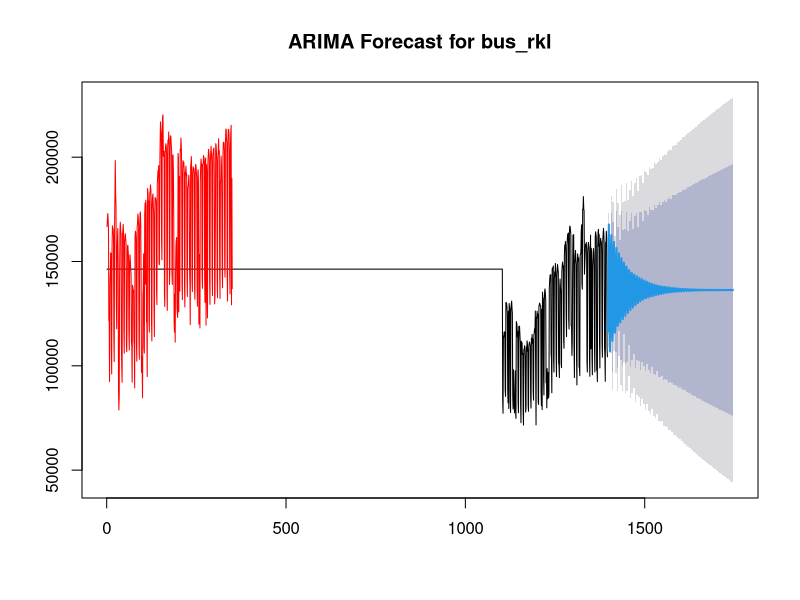
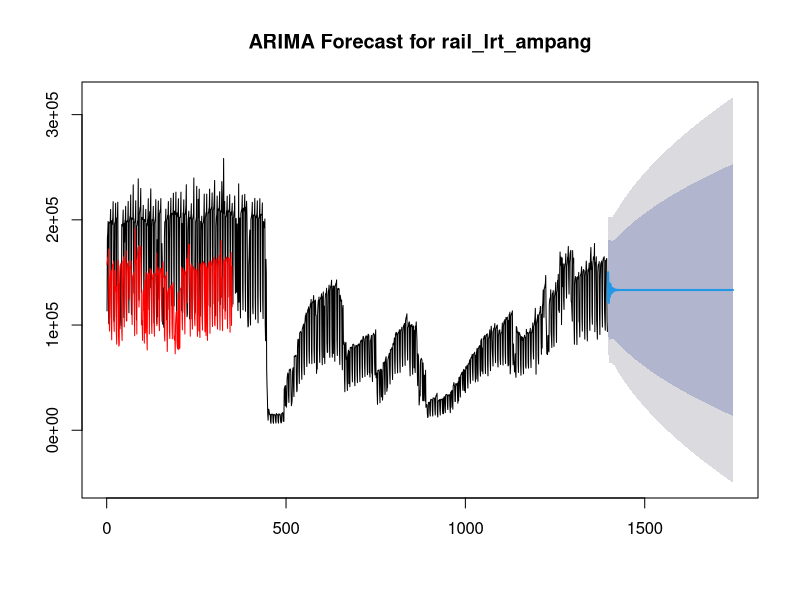
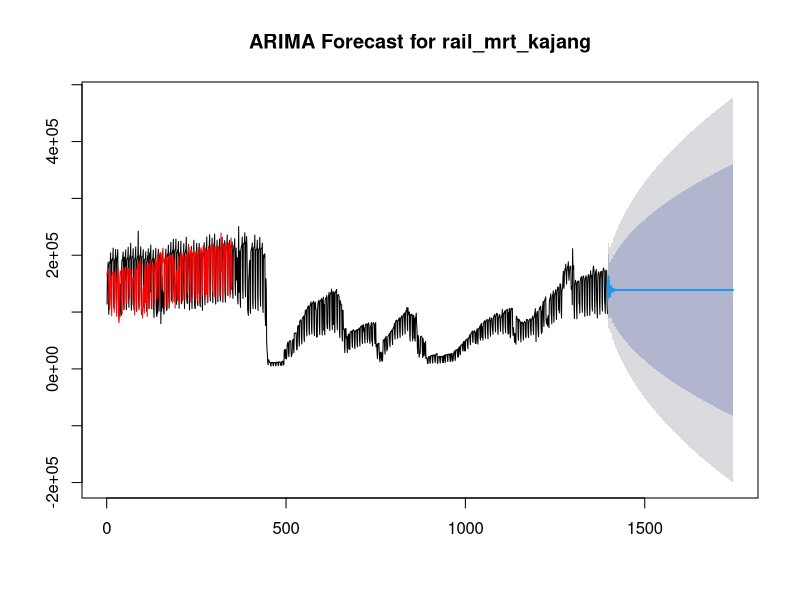
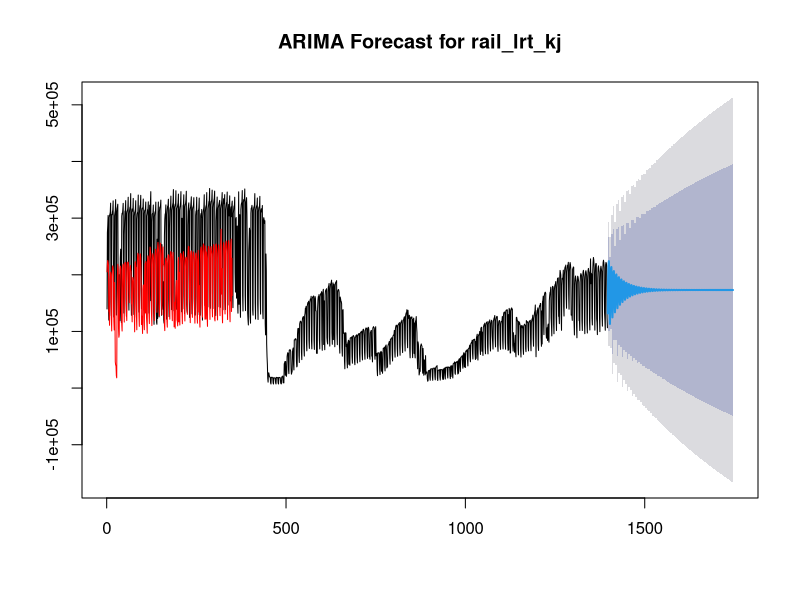
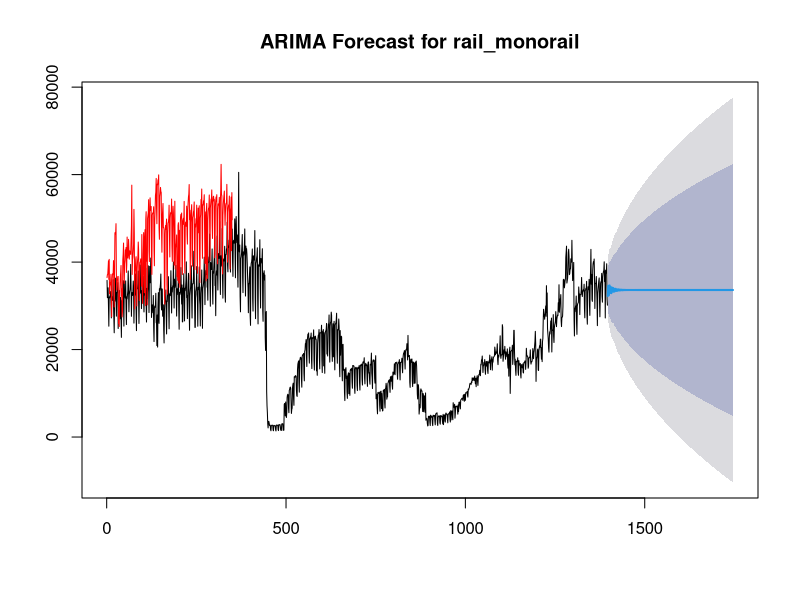
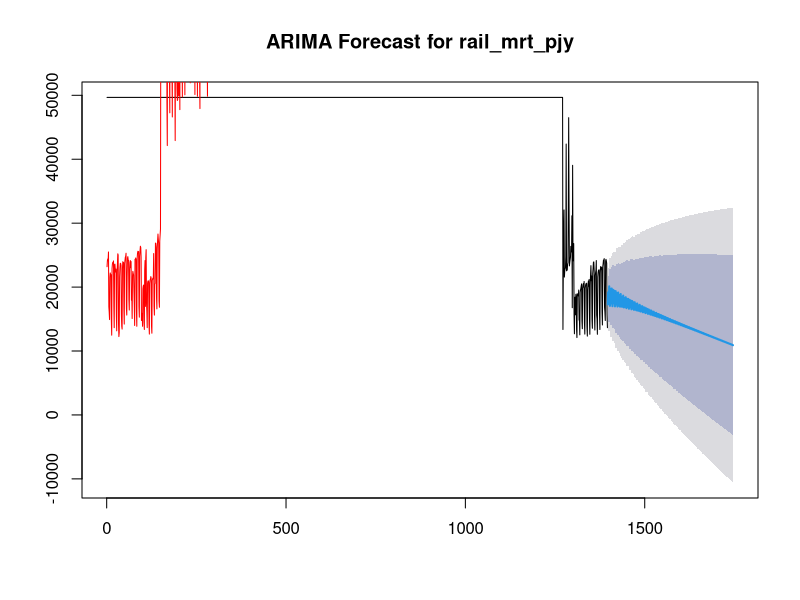

Here is the R script that generated these plots, in order:
## ---- chunk 1
knitr::opts_chunk$set(echo = TRUE)
library(tidyverse)
library(forecast)
## ---- chunk 2
# Load the dataset
data <- read.csv("df_cleaned.csv")

# Explore the structure of the dataset
str(data)
## ---- chunk 3
# Convert 'date' column to a Date object
data$date <- as.Date(data$date)

# Convert 'preciptype', 'holiday', and 'covid' to factors
data$preciptype <- as.factor(data$preciptype)
data$holiday <- as.factor(data$holiday)
data$covid <- as.factor(data$covid)
## ---- chunk 4
# Split the data into training and testing sets
train_ratio <- 0.8  # 80% for training, 20% for testing

train_size <- floor(train_ratio * nrow(data))
train_data <- data[1:train_size, ]
test_data <- data[(train_size + 1):nrow(data), ]
## ---- chunk 5
# Define a function for ARIMA modeling and evaluation
arima_model <- function(train, test, target_variable) {
  cat("Training ARIMA model for", target_variable, "\n")
  
  # Extract the target variable
  y_train <- train[[target_variable]]
  y_test <- test[[target_variable]]
  
  # Fit ARIMA model
  arima_fit <- auto.arima(y_train)
  
  # Forecast
  forecast_values <- forecast(arima_fit, h = length(y_test))
  
  # Model Evaluation
  accuracy_metrics <- accuracy(forecast_values, y_test)
  
  # Print evaluation metrics
  print(accuracy_metrics)
  
  # Plot actual vs. predicted
  plot(forecast_values, main = paste("ARIMA Forecast for", target_variable))
  lines(y_test, col = "red")
  
  # Save the model
  save(arima_fit, file = paste("arima_model_", target_variable, ".RData", sep = ""))
}

# Apply the function for each target variable
target_variables <- c("bus_rkl", "rail_lrt_ampang", "rail_mrt_kajang", "rail_lrt_kj", "rail_monorail", "rail_mrt_pjy")

for (target_var in target_variables) {
  arima_model(train_data, test_data, target_var)
}
